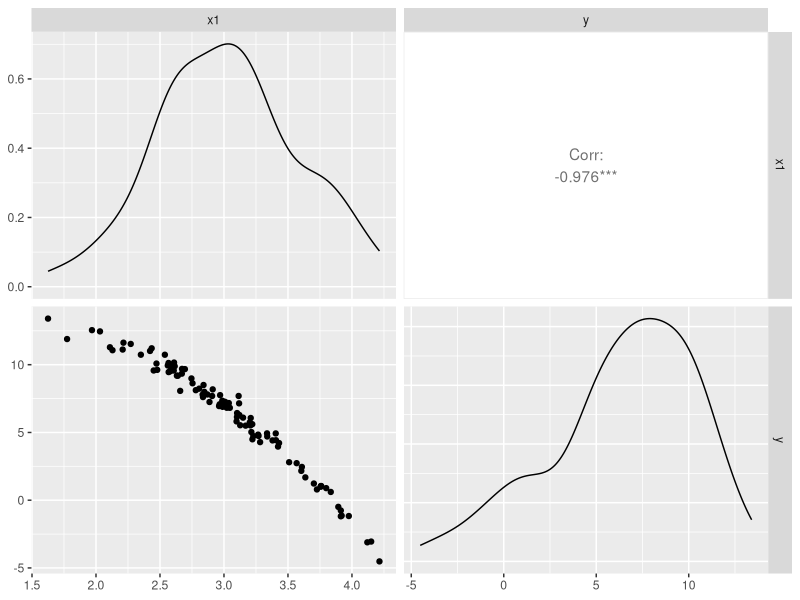
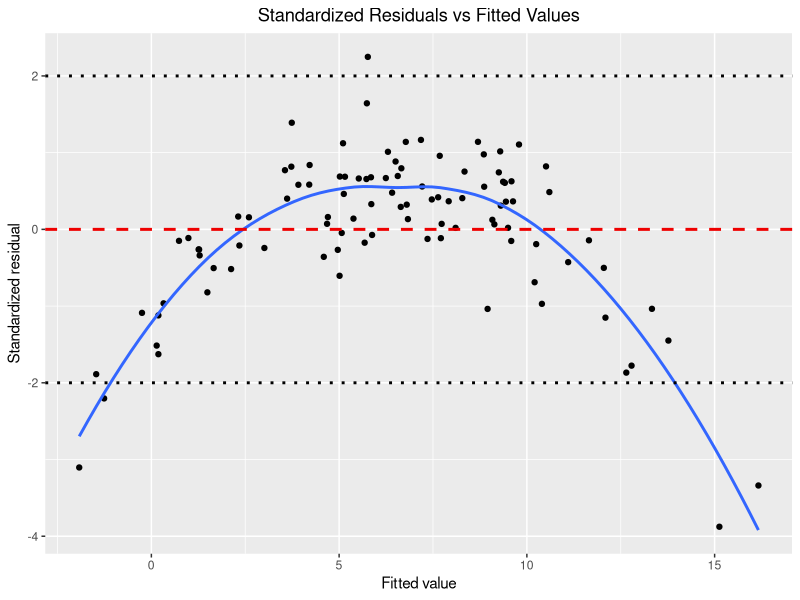
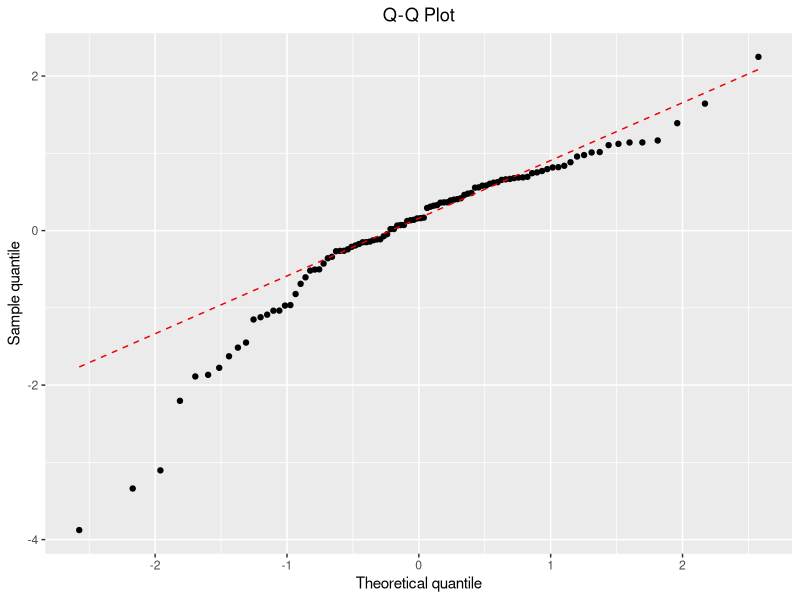
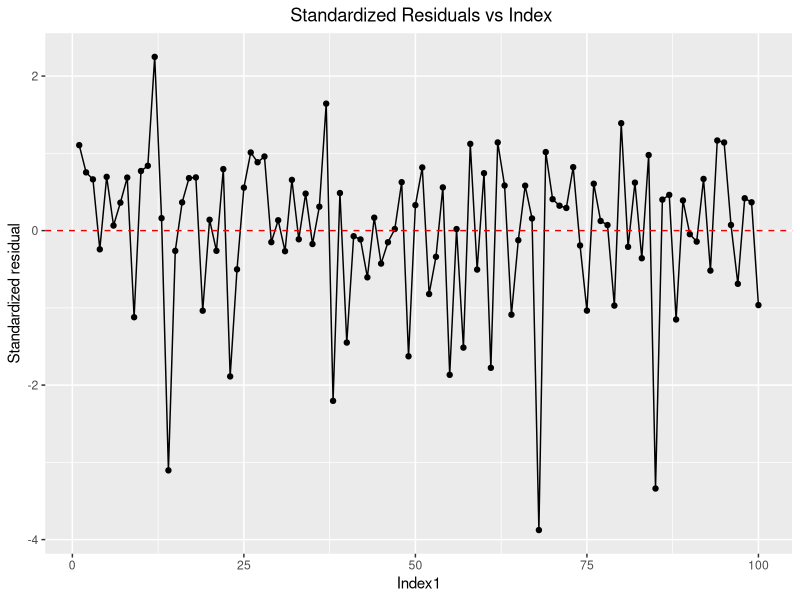
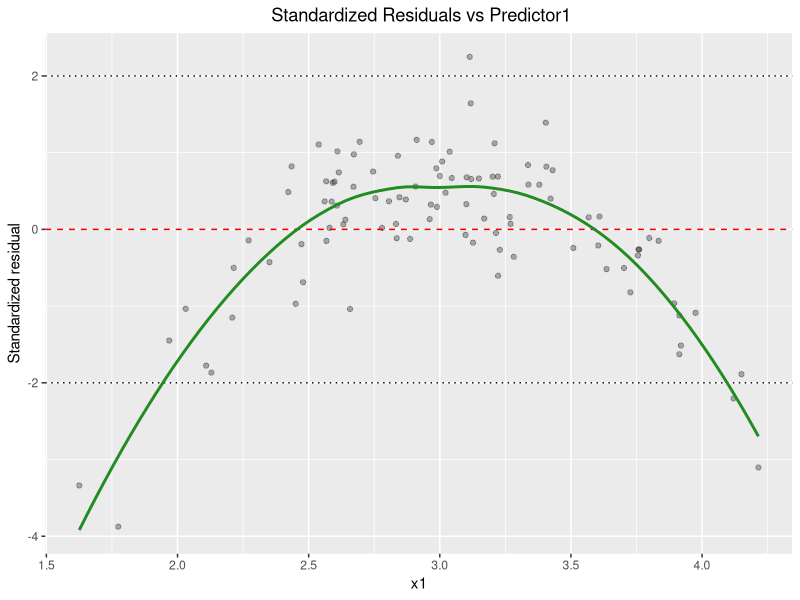
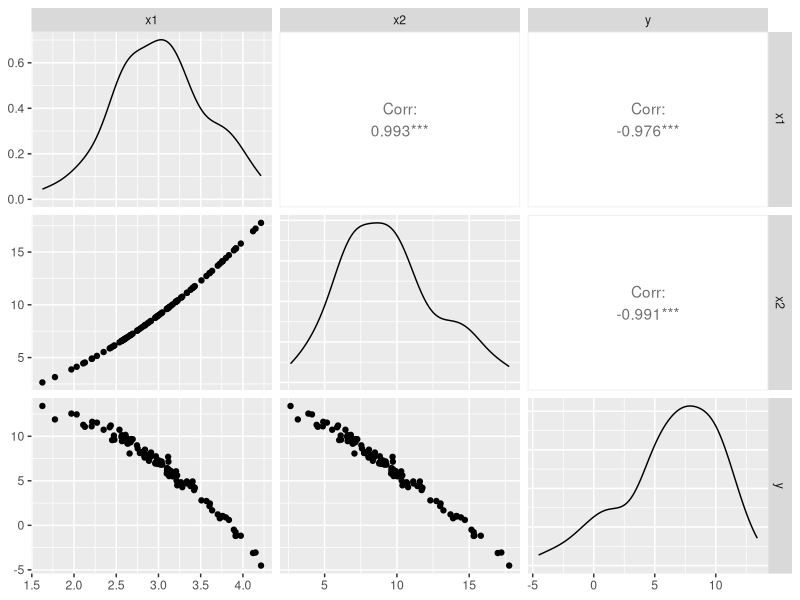
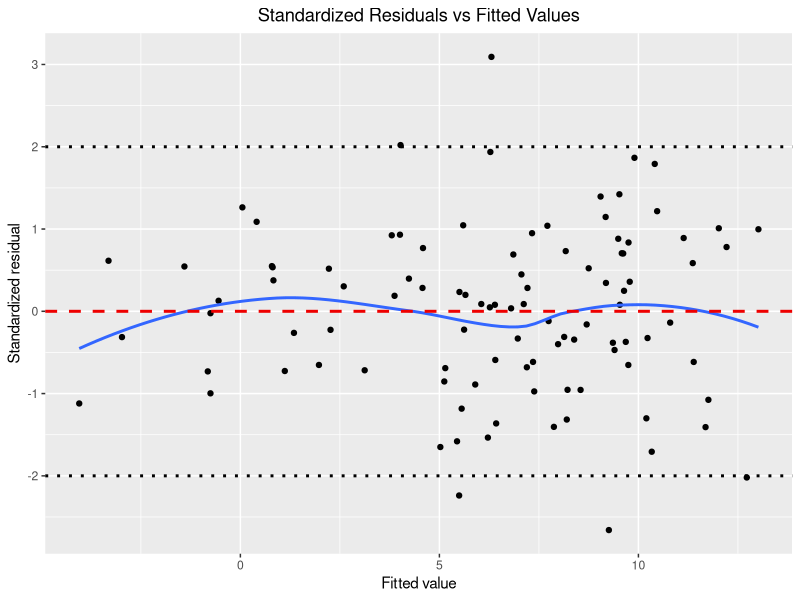
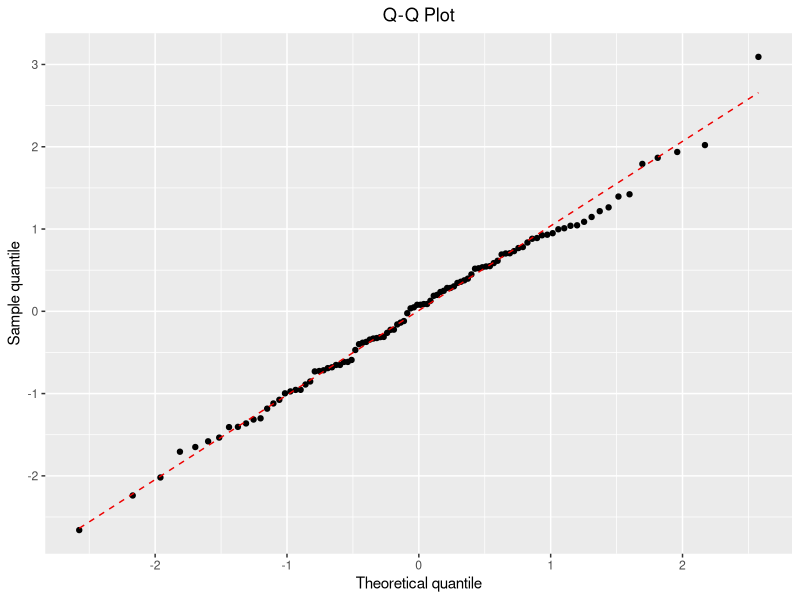

Generate these figures, in order, with R:

# LR: Hw4 -----------------------------------------------------------------
library(GGally)
library(dplyr)
set.seed(7052)
x1 <- rnorm(100,3,0.5)
x2 <- (x1)^2
y <- rnorm(100,10+5*x1-2*x2,0.5)
m.data <- data.frame(x1,y) 
l.model<- lm(y~x1, m.data)
summary(l.model)
#Mean Sq Error:
sigma(l.model)^2
r.stud <- rstandard(l.model)
GGally::ggpairs(data = m.data)
aug.l.model<- l.model %>% broom::augment() %>% mutate(row_num=1:n())
aug.l.model
# Plots for l.model without the quadratic term ---------------------------------------------------

ggplot(data=aug.l.model, aes(x=.fitted,y=.std.resid))+geom_point() + geom_smooth(se=FALSE) +
  geom_hline(yintercept = 0, linetype = "dashed", color = "red2", size=1) +
  geom_hline(yintercept = c(-2, 2), linetype = "dotted", size=1) +
  xlab("Fitted value") + ylab("Standardized residual") + ggtitle("Standardized Residuals vs Fitted Values")+
  theme(plot.title = element_text(hjust = 0.5))

# QQ Plot
ggplot(data=aug.l.model, aes(sample = .std.resid)) +
  geom_qq() +
  geom_qq_line(linetype = "dashed", color = "red2") +
  xlab("Theoretical quantile") +
  ylab("Sample quantile") + ggtitle("Q-Q Plot")+
  theme(plot.title = element_text(hjust = 0.5))


#Sr vs index1
ggplot(data=aug.l.model, aes(x = row_num, y = .std.resid)) +
  geom_point() +
  geom_line() +
  geom_hline(yintercept = 0, linetype = "dashed", color = "red2") +
  xlab("Index1") +
  ylab("Standardized residual")  + ggtitle(" Standardized Residuals vs Index")+
  theme(plot.title = element_text(hjust = 0.5))

# Sr vs predictor

ggplot(data=aug.l.model, aes(x = x1, y = .std.resid)) +
  geom_point(alpha = 0.3) +
  geom_hline(yintercept = 0, linetype = "dashed", color = "red2") +
  geom_hline(yintercept = c(-2, 2), linetype = "dotted") +
  geom_smooth(color = "forestgreen", alpha = 0.1, se = FALSE) +
  ylab("Standardized residual") +ggtitle(" Standardized Residuals vs Predictor1")+
  theme(plot.title = element_text(hjust = 0.5))


# Including the Quadratic Term ---------------------------------------------------
set.seed(7052)
m.data <- data.frame(x1,x2,y) 
l.model<- lm(y~x1+I(x2), m.data)
summary(l.model)
#Mean Sq Error:
sigma(l.model)^2
r.stud <- rstandard(l.model)
GGally::ggpairs(data = m.data)
aug.l.model<- l.model %>% broom::augment() %>% mutate(row_num=1:n())
aug.l.model
# Standardized Residuals vs Fitted Values ---------------------------------------------------

ggplot(data=aug.l.model, aes(x=.fitted,y=.std.resid))+geom_point() + geom_smooth(se=FALSE) +
  geom_hline(yintercept = 0, linetype = "dashed", color = "red2", size=1) +
  geom_hline(yintercept = c(-2, 2), linetype = "dotted", size=1) +
  xlab("Fitted value") + ylab("Standardized residual") + ggtitle("Standardized Residuals vs Fitted Values")+
  theme(plot.title = element_text(hjust = 0.5))

# QQ Plot
ggplot(data=aug.l.model, aes(sample = .std.resid)) +
  geom_qq() +
  geom_qq_line(linetype = "dashed", color = "red2") +
  xlab("Theoretical quantile") +
  ylab("Sample quantile") + ggtitle("Q-Q Plot")+
  theme(plot.title = element_text(hjust = 0.5))

#Sr vs index1
ggplot(data=aug.l.model, aes(x = row_num, y = .std.resid)) +
  geom_point() +
  geom_line() +
  geom_hline(yintercept = 0, linetype = "dashed", color = "red2") +
  xlab("Index1") +
  ylab("Standardized residual")  + ggtitle(" Standardized Residuals vs Index")+
  theme(plot.title = element_text(hjust = 0.5))

# Sr vs predictor

ggplot(data=aug.l.model, aes(x = x2, y = .std.resid)) +
  geom_point(alpha = 0.3) +
  geom_hline(yintercept = 0, linetype = "dashed", color = "red2") +
  geom_hline(yintercept = c(-2, 2), linetype = "dotted") +
  geom_smooth(color = "forestgreen", alpha = 0.1, se = FALSE) +
  ylab("Standardized residual") +ggtitle(" Standardized Residuals vs Predictor2")+
  theme(plot.title = element_text(hjust = 0.5))

library("car")
vif(l.model)  
cor(m.data)

fit_centered <- lm(y ~ I(x1 - mean(x1)) + I((x1 - mean(x1))^2), data = m.data)
vif(fit_centered)
x1c <- x1-mean(x1)
x2c<- (x1-mean(x1))^2
plot(x2~x1, main="X vs X^2 - Without Centering")
plot(x2c~x1c, main="X vs X^2 - After Centering")
cor(x2c,x1c)
